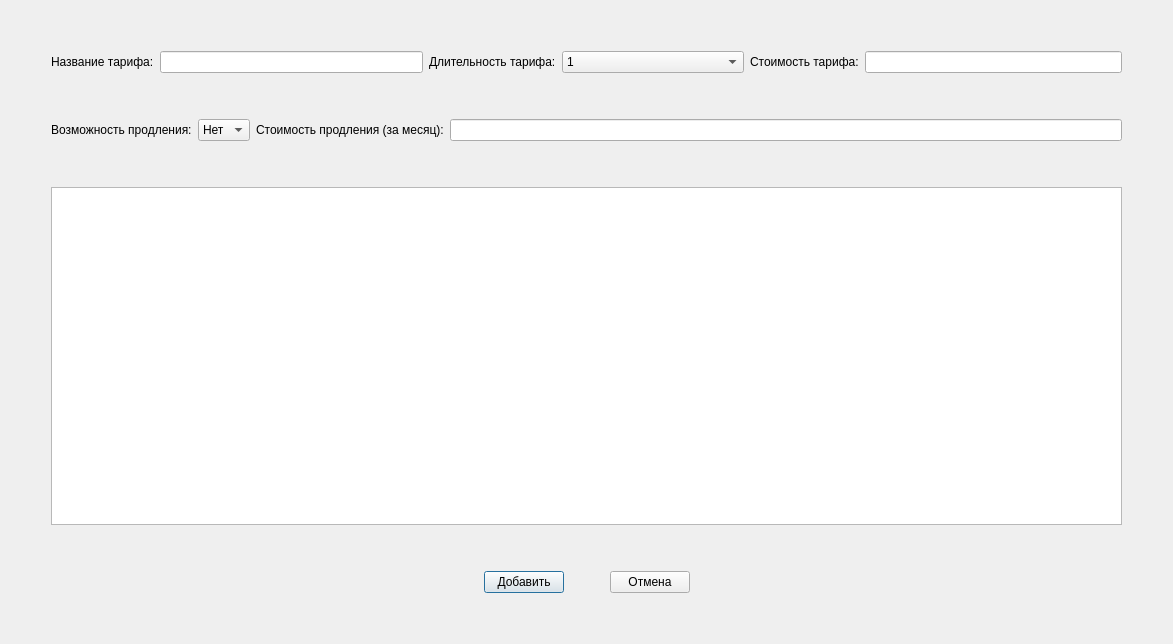
<?xml version="1.0" encoding="UTF-8"?>
<ui version="4.0">
 <class>EditWindow</class>
 <widget class="QDialog" name="EditWindow">
  <property name="geometry">
   <rect>
    <x>0</x>
    <y>0</y>
    <width>1173</width>
    <height>644</height>
   </rect>
  </property>
  <property name="windowTitle">
   <string>Dialog</string>
  </property>
  <layout class="QGridLayout" name="gridLayout">
   <item row="1" column="1">
    <spacer name="verticalSpacer_4">
     <property name="orientation">
      <enum>Qt::Vertical</enum>
     </property>
     <property name="sizeType">
      <enum>QSizePolicy::Maximum</enum>
     </property>
     <property name="sizeHint" stdset="0">
      <size>
       <width>20</width>
       <height>40</height>
      </size>
     </property>
    </spacer>
   </item>
   <item row="0" column="1">
    <layout class="QVBoxLayout" name="verticalLayout_2">
     <item>
      <spacer name="verticalSpacer_2">
       <property name="orientation">
        <enum>Qt::Vertical</enum>
       </property>
       <property name="sizeType">
        <enum>QSizePolicy::Maximum</enum>
       </property>
       <property name="sizeHint" stdset="0">
        <size>
         <width>20</width>
         <height>40</height>
        </size>
       </property>
      </spacer>
     </item>
     <item>
      <layout class="QVBoxLayout" name="verticalLayout">
       <item>
        <layout class="QHBoxLayout" name="horizontalLayout_6">
         <item>
          <layout class="QHBoxLayout" name="horizontalLayout">
           <item>
            <widget class="QLabel" name="label">
             <property name="text">
              <string>Название тарифа:</string>
             </property>
            </widget>
           </item>
           <item>
            <widget class="QLineEdit" name="name"/>
           </item>
          </layout>
         </item>
         <item>
          <layout class="QHBoxLayout" name="horizontalLayout_2">
           <item>
            <widget class="QLabel" name="label_2">
             <property name="text">
              <string>Длительность тарифа:</string>
             </property>
            </widget>
           </item>
           <item>
            <widget class="QComboBox" name="duration">
             <item>
              <property name="text">
               <string>1</string>
              </property>
             </item>
             <item>
              <property name="text">
               <string>2</string>
              </property>
             </item>
             <item>
              <property name="text">
               <string>3</string>
              </property>
             </item>
             <item>
              <property name="text">
               <string>4</string>
              </property>
             </item>
             <item>
              <property name="text">
               <string>5</string>
              </property>
             </item>
             <item>
              <property name="text">
               <string>6</string>
              </property>
             </item>
             <item>
              <property name="text">
               <string>7</string>
              </property>
             </item>
             <item>
              <property name="text">
               <string>8</string>
              </property>
             </item>
             <item>
              <property name="text">
               <string>9</string>
              </property>
             </item>
             <item>
              <property name="text">
               <string>10</string>
              </property>
             </item>
             <item>
              <property name="text">
               <string>11</string>
              </property>
             </item>
             <item>
              <property name="text">
               <string>12</string>
              </property>
             </item>
             <item>
              <property name="text">
               <string>13</string>
              </property>
             </item>
             <item>
              <property name="text">
               <string>14</string>
              </property>
             </item>
             <item>
              <property name="text">
               <string>15</string>
              </property>
             </item>
             <item>
              <property name="text">
               <string>16</string>
              </property>
             </item>
             <item>
              <property name="text">
               <string>17</string>
              </property>
             </item>
             <item>
              <property name="text">
               <string>18</string>
              </property>
             </item>
             <item>
              <property name="text">
               <string>19</string>
              </property>
             </item>
             <item>
              <property name="text">
               <string>20</string>
              </property>
             </item>
             <item>
              <property name="text">
               <string>21</string>
              </property>
             </item>
             <item>
              <property name="text">
               <string>22</string>
              </property>
             </item>
             <item>
              <property name="text">
               <string>23</string>
              </property>
             </item>
             <item>
              <property name="text">
               <string>24</string>
              </property>
             </item>
             <item>
              <property name="text">
               <string>Ежемесячно обновляемый</string>
              </property>
             </item>
            </widget>
           </item>
          </layout>
         </item>
         <item>
          <layout class="QHBoxLayout" name="horizontalLayout_3">
           <item>
            <widget class="QLabel" name="label_3">
             <property name="text">
              <string>Стоимость тарифа:</string>
             </property>
            </widget>
           </item>
           <item>
            <widget class="QLineEdit" name="praise"/>
           </item>
          </layout>
         </item>
        </layout>
       </item>
       <item>
        <spacer name="verticalSpacer">
         <property name="orientation">
          <enum>Qt::Vertical</enum>
         </property>
         <property name="sizeType">
          <enum>QSizePolicy::Maximum</enum>
         </property>
         <property name="sizeHint" stdset="0">
          <size>
           <width>20</width>
           <height>40</height>
          </size>
         </property>
        </spacer>
       </item>
       <item>
        <layout class="QHBoxLayout" name="horizontalLayout_7">
         <item>
          <layout class="QHBoxLayout" name="horizontalLayout_4">
           <item>
            <widget class="QLabel" name="label_4">
             <property name="text">
              <string>Возможность продления:</string>
             </property>
            </widget>
           </item>
           <item>
            <widget class="QComboBox" name="addition">
             <item>
              <property name="text">
               <string>Нет</string>
              </property>
             </item>
             <item>
              <property name="text">
               <string>Да</string>
              </property>
             </item>
            </widget>
           </item>
          </layout>
         </item>
         <item>
          <layout class="QHBoxLayout" name="horizontalLayout_5">
           <item>
            <widget class="QLabel" name="label_5">
             <property name="text">
              <string>Стоимость продления (за месяц):</string>
             </property>
            </widget>
           </item>
           <item>
            <widget class="QLineEdit" name="addition_praise"/>
           </item>
          </layout>
         </item>
        </layout>
       </item>
      </layout>
     </item>
     <item>
      <spacer name="verticalSpacer_3">
       <property name="orientation">
        <enum>Qt::Vertical</enum>
       </property>
       <property name="sizeType">
        <enum>QSizePolicy::Maximum</enum>
       </property>
       <property name="sizeHint" stdset="0">
        <size>
         <width>20</width>
         <height>40</height>
        </size>
       </property>
      </spacer>
     </item>
     <item>
      <widget class="QTableWidget" name="tariff_t"/>
     </item>
     <item>
      <spacer name="verticalSpacer_5">
       <property name="orientation">
        <enum>Qt::Vertical</enum>
       </property>
       <property name="sizeType">
        <enum>QSizePolicy::Maximum</enum>
       </property>
       <property name="sizeHint" stdset="0">
        <size>
         <width>20</width>
         <height>40</height>
        </size>
       </property>
      </spacer>
     </item>
     <item>
      <layout class="QHBoxLayout" name="horizontalLayout_8">
       <item>
        <spacer name="horizontalSpacer_3">
         <property name="orientation">
          <enum>Qt::Horizontal</enum>
         </property>
         <property name="sizeHint" stdset="0">
          <size>
           <width>40</width>
           <height>20</height>
          </size>
         </property>
        </spacer>
       </item>
       <item>
        <widget class="QPushButton" name="ok">
         <property name="text">
          <string>Добавить</string>
         </property>
        </widget>
       </item>
       <item>
        <spacer name="horizontalSpacer">
         <property name="orientation">
          <enum>Qt::Horizontal</enum>
         </property>
         <property name="sizeType">
          <enum>QSizePolicy::Maximum</enum>
         </property>
         <property name="sizeHint" stdset="0">
          <size>
           <width>40</width>
           <height>20</height>
          </size>
         </property>
        </spacer>
       </item>
       <item>
        <widget class="QPushButton" name="no">
         <property name="text">
          <string>Отмена</string>
         </property>
        </widget>
       </item>
       <item>
        <spacer name="horizontalSpacer_2">
         <property name="orientation">
          <enum>Qt::Horizontal</enum>
         </property>
         <property name="sizeHint" stdset="0">
          <size>
           <width>40</width>
           <height>20</height>
          </size>
         </property>
        </spacer>
       </item>
      </layout>
     </item>
    </layout>
   </item>
   <item row="0" column="0">
    <spacer name="horizontalSpacer_4">
     <property name="orientation">
      <enum>Qt::Horizontal</enum>
     </property>
     <property name="sizeType">
      <enum>QSizePolicy::Maximum</enum>
     </property>
     <property name="sizeHint" stdset="0">
      <size>
       <width>40</width>
       <height>20</height>
      </size>
     </property>
    </spacer>
   </item>
   <item row="0" column="2">
    <spacer name="horizontalSpacer_5">
     <property name="orientation">
      <enum>Qt::Horizontal</enum>
     </property>
     <property name="sizeType">
      <enum>QSizePolicy::Maximum</enum>
     </property>
     <property name="sizeHint" stdset="0">
      <size>
       <width>40</width>
       <height>20</height>
      </size>
     </property>
    </spacer>
   </item>
  </layout>
 </widget>
 <resources/>
 <connections/>
</ui>
